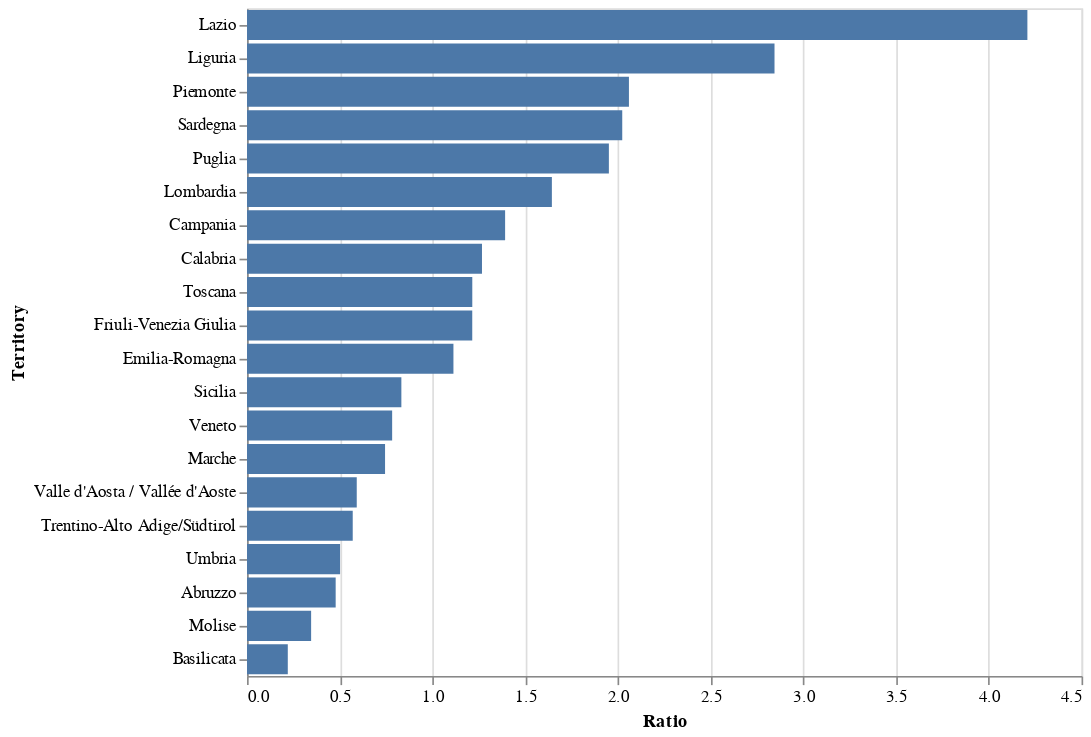

The cell this chart's notebook holds for it:
### Code cell
alt.Chart(df3).mark_bar().encode(
    y = alt.Y('Territory', sort='-x'),
    x = alt.X('Ratio')
   
).properties(width=500)

### Figure 1 — Vega-Lite specification as saved in the notebook (floating-point values rounded to 4 significant figures)
{"config": {"view": {"continuousWidth": 400, "continuousHeight": 300}}, "data": {"name": "data-594c3a46053733240cfbeaf1f972a710"}, "mark": "bar", "encoding": {"x": {"field": "Ratio", "type": "quantitative"}, "y": {"field": "Territory", "sort": "-x", "type": "nominal"}}, "width": 500, "$schema": "https://vega.github.io/schema/vega-lite/v4.17.0.json", "datasets": {"data-594c3a46053733240cfbeaf1f972a710": [{"ITTER107": "ITF4", "Value_pop": 3922941, "Territory": "Puglia", "Value_hom": 7655, "Ratio": 1.951}, {"ITTER107": "ITF3", "Value_pop": 5624420, "Territory": "Campania", "Value_hom": 7828, "Ratio": 1.392}, {"ITTER107": "ITE4", "Value_pop": 5714882, "Territory": "Lazio", "Value_hom": 24049, "Ratio": 4.208}, {"ITTER107": "ITC3", "Value_pop": 1509227, "Territory": "Liguria", "Value_hom": 4293, "Ratio": 2.845}, {"ITTER107": "ITE2", "Value_pop": 858812, "Territory": "Umbria", "Value_hom": 431, "Ratio": 0.5019}, {"ITTER107": "ITF5", "Value_pop": 541168, "Territory": "Basilicata", "Value_hom": 119, "Ratio": 0.2199}, {"ITTER107": "ITE1", "Value_pop": 3663191, "Territory": "Toscana", "Value_hom": 4450, "Ratio": 1.215}, {"ITTER107": "ITD5", "Value_pop": 4425366, "Territory": "Emilia-Romagna", "Value_hom": 4926, "Ratio": 1.113}, {"ITTER107": "ITD3", "Value_pop": 4847745, "Territory": "Veneto", "Value_hom": 3794, "Ratio": 0.7826}, {"ITTER107": "ITF2", "Value_pop": 292150, "Territory": "Molise", "Value_hom": 101, "Ratio": 0.3457}, {"ITTER107": "ITC4", "Value_pop": 9943004, "Territory": "Lombardia", "Value_hom": 16346, "Ratio": 1.644}, {"ITTER107": "ITF1", "Value_pop": 1275950, "Territory": "Abruzzo", "Value_hom": 610, "Ratio": 0.4781}, {"ITTER107": "ITF6", "Value_pop": 1855454, "Territory": "Calabria", "Value_hom": 2351, "Ratio": 1.267}, {"ITTER107": "ITG1", "Value_pop": 4833329, "Territory": "Sicilia", "Value_hom": 4023, "Ratio": 0.8323}, {"ITTER107": "ITG2", "Value_pop": 1587413, "Territory": "Sardegna", "Value_hom": 3212, "Ratio": 2.023}, {"ITTER107": "ITC1", "Value_pop": 4256350, "Territory": "Piemonte", "Value_hom": 8766, "Ratio": 2.06}, {"ITTER107": "ITE3", "Value_pop": 1487150, "Territory": "Marche", "Value_hom": 1107, "Ratio": 0.7444}, {"ITTER107": "ITC2", "Value_pop": 123360, "Territory": "Valle d'Aosta / Vallée d'Aoste", "Value_hom": 73, "Ratio": 0.5918}, {"ITTER107": "ITD4", "Value_pop": 1194647, "Territory": "Friuli-Venezia Giulia", "Value_hom": 1451, "Ratio": 1.215}, {"ITTER107": "ITDA", "Value_pop": 1073574, "Territory": "Trentino-Alto Adige/Südtirol", "Value_hom": 612, "Ratio": 0.5701}]}}
